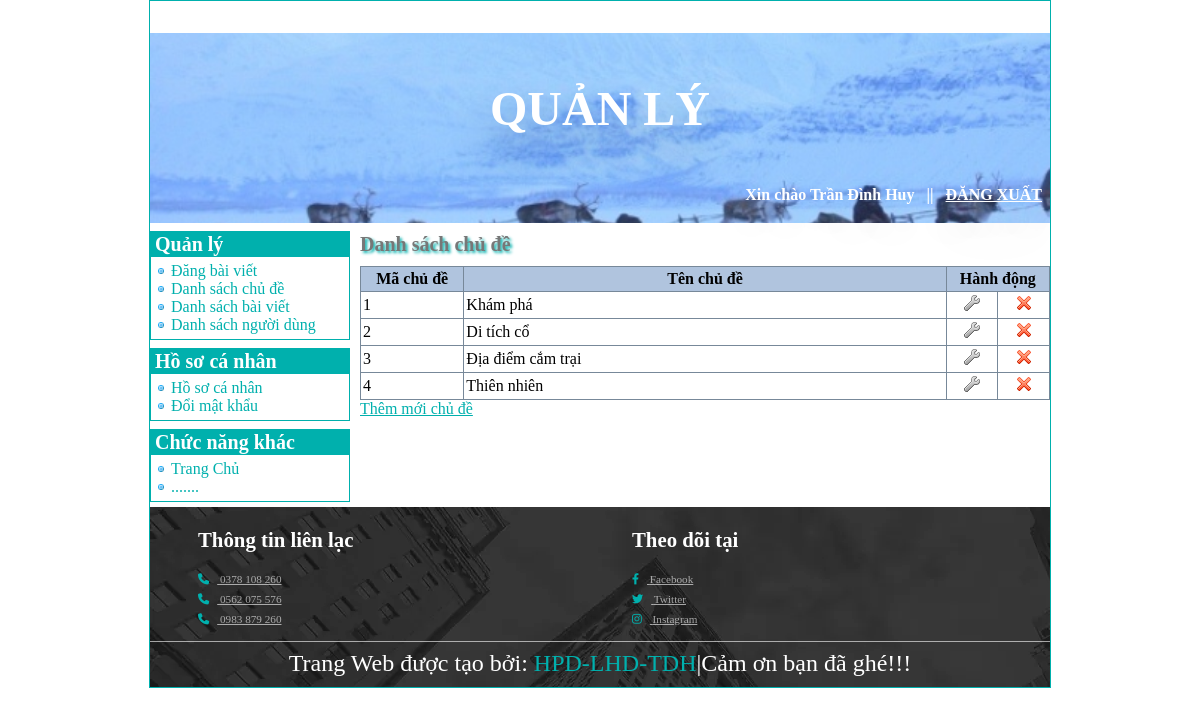
The page /admin/index.php?do=chude (signed in) on the database its author committed.
### tables this page shows
CREATE TABLE `tbl_chude` (
  `MaChuDe` int(10) NOT NULL,
  `TenChuDe` varchar(100) NOT NULL,
  `HinhAnhCD` tinytext NOT NULL
);

### Admin/chude.php (the view, shortened to what this page needs)
<?php
	$sql = "SELECT * FROM `tbl_chude` WHERE 1";
	$danhsach = $connect->query($sql);
?>
<h3>Danh sách chủ đề</h3>
<table class="DanhSach">
	<tr>
		<th width="15%">Mã chủ đề</th>
		<th width="70%">Tên chủ đề</th>
		<th width="15%" colspan="2">Hành động</th>
	</tr>
	<?php
		while ($dong = $danhsach->fetch_array(MYSQLI_ASSOC)) {
			echo "<tr  bgcolor='#ffffff' onmouseover='this.style.background=\"#dee3e7\"' onmouseout='this.style.background=\"#ffffff\"'>";
				echo "<td>" . $dong["MaChuDe"] . "</td>";
				echo "<td>" . $dong["TenChuDe"] . "</td>";
				echo "<td align='center'><a href='index.php?do=chude_sua&id=" . $dong["MaChuDe"] . "'><img src='images/edit.png' /></a></td>";
				echo "<td align='center'><a href='index.php?do=chude_xoa&id=" . $dong["MaChuDe"] . "' onclick='return confirm(\"Bạn có muốn xóa chủ đề " . $dong['TenChuDe'] . " không?\")'><img src='images/delete.png' /></a></td>";
			echo "</tr>";
		}
	?>
</table>
<a href="index.php?do=chude_them">Thêm mới chủ đề</a>

### Admin/css/styleadmin.css (style rules this page uses)
:root { --main--color:#00B0AD; --black:#222; --white:#fff; --light-black:#777; --light-white:#fff9; --dark-bg:rgba(0,0,0,.7); --light-bg:#eee; --border:.1rem solid var(--black); --box-shadow:0 .5rem 1rem rgba(0,0,0,.1); --text-shadow:0 1.5rem 3rem rgba(0,0,0,.3); }
body { margin: 0; }
#BenPhai h3 { font-size: 20px; padding: 2px 0 10px 0; color: var(--light-black); font-family: Tahoma; margin-top: 8px; margin-bottom: 0; text-shadow: 2px 2px 3px var(--main--color); }
a:-webkit-any-link { color: var(--main--color); }
table.DanhSach { width: 100%; border-collapse: collapse; }
table.DanhSach th { border: 1px solid #778899; padding: 3px 2px 3px 2px; background: #b0c4de; }
table.DanhSach td { border: 1px solid #778899; padding: 3px 2px 3px 2px; }

### rows shown on the page
tbl_chude: MaChuDe "1", TenChuDe "Khám phá"
tbl_chude: MaChuDe "2", TenChuDe "Di tích cổ"
tbl_chude: MaChuDe "3", TenChuDe "Địa điểm cắm trại"
tbl_chude: MaChuDe "4", TenChuDe "Thiên nhiên"

### other values the page prints
$_SESSION['HoTen'] "Trần Đình Huy"
